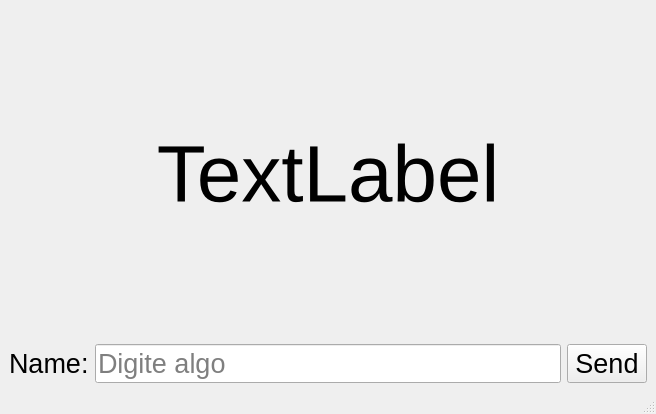
<?xml version="1.0" encoding="UTF-8"?>
<ui version="4.0">
 <class>MainWindow</class>
 <widget class="QMainWindow" name="MainWindow">
  <property name="geometry">
   <rect>
    <x>0</x>
    <y>0</y>
    <width>656</width>
    <height>414</height>
   </rect>
  </property>
  <property name="windowTitle">
   <string>MainWindow</string>
  </property>
  <widget class="QWidget" name="centralwidget">
   <layout class="QHBoxLayout" name="horizontalLayout">
    <item>
     <layout class="QGridLayout" name="gridLayout">
      <item row="0" column="1">
       <layout class="QGridLayout" name="gridLayout_2">
        <item row="1" column="0">
         <widget class="QLabel" name="lbl_name">
          <property name="font">
           <font>
            <pointsize>20</pointsize>
           </font>
          </property>
          <property name="text">
           <string>Name:</string>
          </property>
         </widget>
        </item>
        <item row="1" column="1">
         <widget class="QLineEdit" name="txb_name">
          <property name="font">
           <font>
            <pointsize>20</pointsize>
           </font>
          </property>
          <property name="placeholderText">
           <string>Digite algo</string>
          </property>
         </widget>
        </item>
        <item row="1" column="2">
         <widget class="QPushButton" name="btn_send">
          <property name="font">
           <font>
            <pointsize>20</pointsize>
           </font>
          </property>
          <property name="text">
           <string>Send</string>
          </property>
         </widget>
        </item>
        <item row="0" column="0" colspan="3">
         <widget class="QLabel" name="lbl_results">
          <property name="font">
           <font>
            <pointsize>60</pointsize>
           </font>
          </property>
          <property name="text">
           <string>TextLabel</string>
          </property>
          <property name="alignment">
           <set>Qt::AlignmentFlag::AlignCenter</set>
          </property>
         </widget>
        </item>
       </layout>
      </item>
     </layout>
    </item>
   </layout>
  </widget>
  <widget class="QMenuBar" name="menubar">
   <property name="geometry">
    <rect>
     <x>0</x>
     <y>0</y>
     <width>656</width>
     <height>21</height>
    </rect>
   </property>
  </widget>
  <widget class="QStatusBar" name="statusbar"/>
 </widget>
 <resources/>
 <connections/>
</ui>
